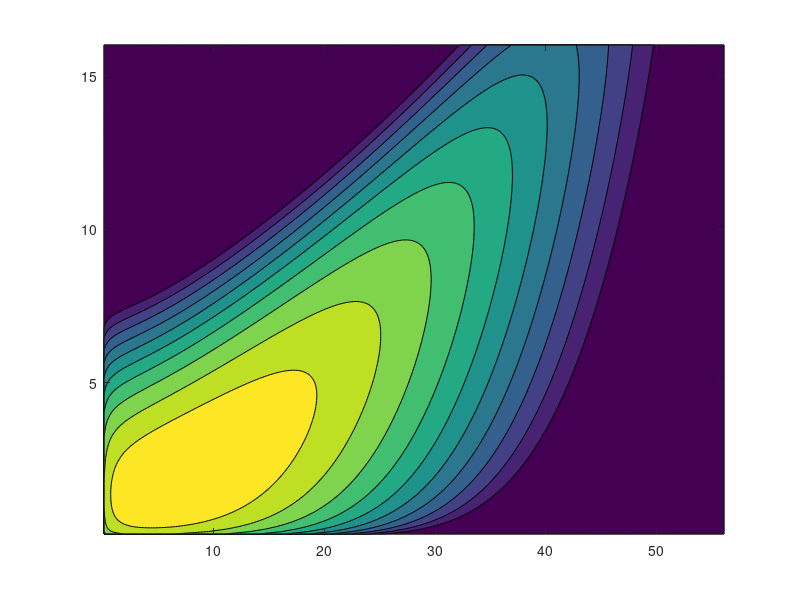

Reproduce this figure in MATLAB. (Note: this script raises an error after producing the figure.)
% mu = [0 2];
% Sigma = [.25 .3; .3 1];
% x1 = -3:.2:3; x2 = -3:.2:3;
% [X1,X2] = meshgrid(x1,x2);
% F = mvnpdf([X1(:) X2(:)],mu,Sigma);
% F = reshape(F,length(x2),length(x1));
% surf(x1,x2,F);
% caxis([min(F(:))-.5*range(F(:)),max(F(:))]);
% axis([-3 3 -3 3 0 .4])
% xlabel('x1'); ylabel('x2'); zlabel('Probability Density');
close all
% cmap = jet(20);
% cmap = flipud(cmap(1:10,:));
% cmap(1,:) = [1,1,1];
% colormap(cmap);



load('Norway5params');
Uw_dist = makedist('Weibull','a', enviParams.Uw.beta, 'b', enviParams.Uw.alpha);

ngrid = 200;
Uw = linspace(0,45,ngrid*2);
Hs = linspace(0,16,ngrid);

[HsGrids,UwGrids] = meshgrid(Hs,Uw);
HsUwJointPdf = 0*UwGrids;
Uw_pdf = pdf(Uw_dist, Uw);
for igrid = 1 : length(Uw)
    iUw = Uw(igrid);
    alpha_hu    = enviParams.Hs.a(1) + enviParams.Hs.a(2) * iUw^(enviParams.Hs.a(3));
    beta_hu     = enviParams.Hs.b(1) + enviParams.Hs.b(2) * iUw^(enviParams.Hs.b(3));
    HsUw_dist   = makedist('Weibull','a', beta_hu, 'b', alpha_hu);
    HsUw_pdf    = pdf(HsUw_dist,Hs) * Uw_pdf(igrid);
    HsUwJointPdf(igrid,:) = HsUw_pdf;
end



% jointPdfSurf = surf(UwGrids*(90 / 10)^0.1, HsGrids,HsUwJointPdf);
% jointPdfSurf.EdgeColor = 'none';
% jointPdfSurf.LineStyle = 'none';

% Remove first row and column, pdf cannot start with 0 when apply log
UwGrids = UwGrids(2:end, 2:end);
HsGrids = HsGrids(2:end, 2:end);
HsUwJointPdf = HsUwJointPdf(2:end, 2:end);
HsUwJointPdf(HsUwJointPdf<1e-10) = 1e-10;
contourf(UwGrids*(90 / 10)^0.1, HsGrids,log10(HsUwJointPdf));


% contourf(UwGrids*(90 / 10)^0.1, HsGrids,HsUwJointPdf);
colormap(bluewhitered)
% caxis([min(F(:))-.5*range(F(:)),max(F(:))]);
% axis([-3 3 -3 3 0 .4])
xlabel('Uw'); ylabel('Hs'); zlabel('Probability Density');view(2);
hold on;